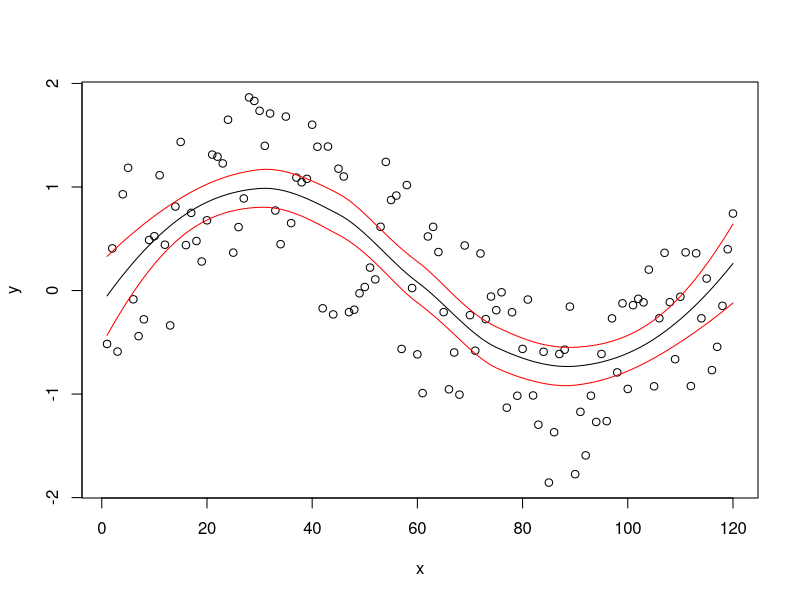
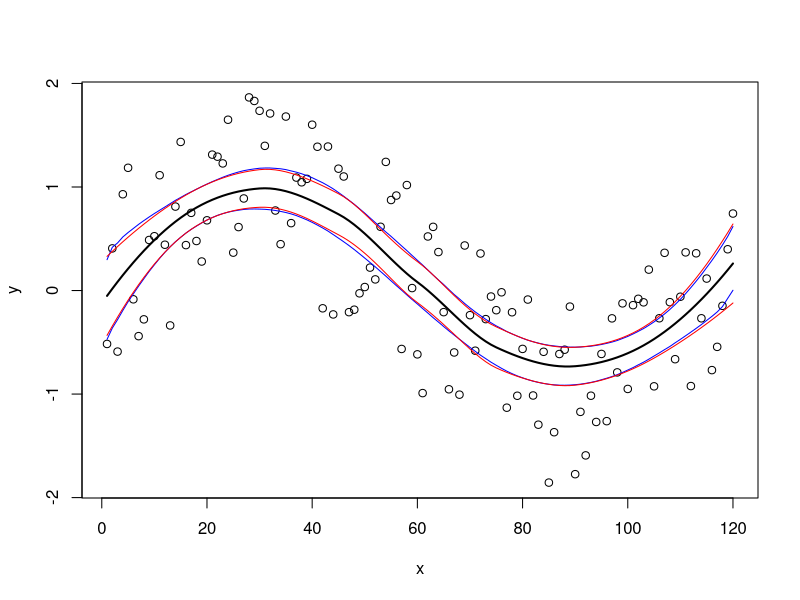

Reproduce these figures in R, in order.
library(parallel)
library(magrittr)

set.seed(3212016)
x = 1:120
y = sin(2*pi*x/120) + runif(length(x),-1,1)
d = data.frame(x=x,y=y)

l = loess(y ~ x, data=d)
pred_y = predict(l,data.frame(x=x))
pred_y_se = predict(l,data.frame(x=x),se=TRUE)$se.fit


n_rep = 10000
system.time({
  res = sapply(1:n_rep, function(i)
  {
    resample = sample(1:length(x), length(x), replace=TRUE)
    bs = data.frame(
      x = x[resample],
      y = y[resample]
    )
    predict(loess(y ~ x, data=bs), data.frame(x=x))
  })
})


system.time({
  res = mclapply(1:n_rep, function(i)
  {
    resample = sample(1:length(x), length(x), replace=TRUE)
    bs = data.frame(
      x = x[resample],
      y = y[resample]
    )
    predict(loess(y ~ x, data=bs), data.frame(x=x))
  }, mc.cores = 4)
  res = do.call(cbind, res)
})

system.time({
  res = mclapply(1:4, function(i)
  {
    sapply(1:(n_rep/4), function(j)
    {
      resample = sample(1:length(x), length(x), replace=TRUE)
      bs = data.frame(
        x = x[resample],
        y = y[resample]
      )
      predict(loess(y ~ x, data=bs), data.frame(x=x))
    })
  }, mc.cores = 4)
  res = do.call(cbind, res)
})





# Origina loess fit with 95% confidence interval

plot(x, y)
lines(x, pred_y)
lines(x, pred_y + 1.96 * pred_y_se, col='red')
lines(x, pred_y - 1.96 * pred_y_se, col='red')


# loess fit with 95% bootstrap prediction interval
bsi = apply(res,1,quantile,probs=c(0.025,0.975), na.rm=TRUE)

plot(x, y)
lines(x, pred_y, lwd=2)
lines(x, bsi[1,], col="blue")
lines(x, bsi[2,], col="blue")
lines(x, pred_y + 1.96 * pred_y_se, col='red')
lines(x, pred_y - 1.96 * pred_y_se, col='red')